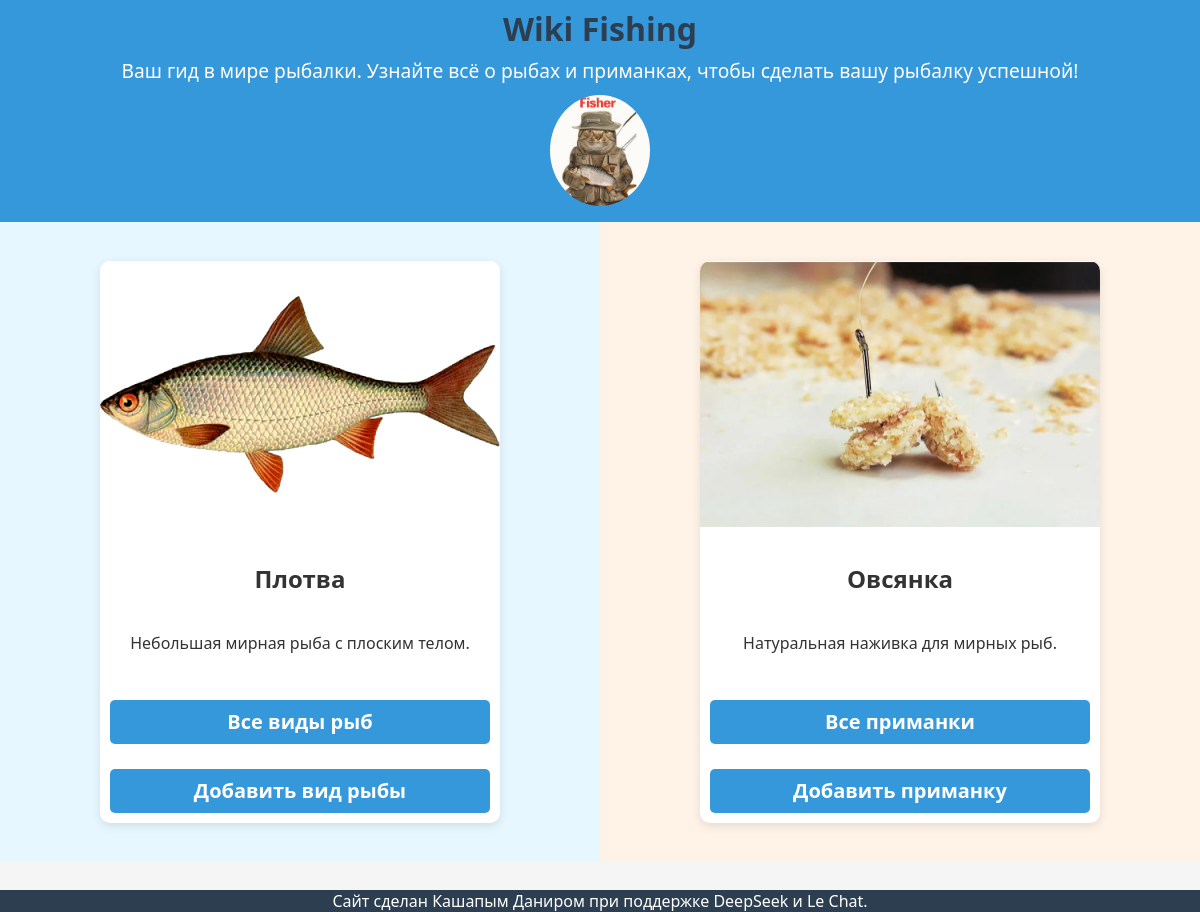
The page / on the database its author committed.
### fish_app/models.py (models this page shows, shortened)
class Fish(models.Model):
    FISH_TYPE_CHOICES = [
        ('predator', 'Хищник'),
        ('peaceful', 'Мирная'),
        ('omnivore', 'Всеядная'),
    ]
    WATER_TYPE_CHOICES = [
        ('fresh', 'Пресная'),
        ('salt', 'Солёная'),
        ('brackish', 'Солоноватая'),
    ]
    SEASON_ACTIVITY_CHOICES = [
        ('winter', 'Зима'),
        ('spring', 'Весна'),
        ('summer', 'Лето'),
        ('autumn', 'Осень'),
        ('all_season', 'Круглый год'),
    ]
    BEST_CATCH_TIME_CHOICES = [
        ('morning', 'Утро'),
        ('afternoon', 'День'),
        ('evening', 'Вечер'),
        ('night', 'Ночь'),
        ('all_day', 'Круглые сутки'),
    ]
    name = models.CharField(max_length=50, verbose_name="Название рыбы")
    scientific_name = models.CharField(max_length=100, verbose_name="Научное название", blank=True)
    type = models.CharField(
        max_length=10,
        choices=FISH_TYPE_CHOICES,
        verbose_name="Тип питания"
    )
    description = models.TextField(verbose_name="Описание", blank=True)
    image = models.ImageField(
        upload_to='fish/',
        verbose_name="Изображение",
        blank=True,
        null=True
    )
    habitat = models.CharField(
        max_length=20,
        choices=WATER_TYPE_CHOICES,
        verbose_name="Тип воды",
        default='fresh',
        blank=True
    )
    area = models.CharField(max_length=100, verbose_name="Ареал обитания", blank=True)
    season_activity = models.CharField(
        max_length=10,
        choices=SEASON_ACTIVITY_CHOICES,
        verbose_name="Сезон активности",
        blank=True
    )
    best_catch_time = models.CharField(
        max_length=100,
        verbose_name="Лучшее время для ловли",
        choices=BEST_CATCH_TIME_CHOICES,
        help_text="Например: утро, день, вечер, ночь",
        blank=True
    )
    optimal_temperature = models.IntegerField(
        verbose_name="Оптимальная температура воды (°C)",
        null=True,
        blank=True
    )
    temperature_range = models.CharField(
        max_length=50,
        verbose_name="Диапазон температур активности (°C)",
        help_text="Например: 15-22",
        blank=True
    )
    is_red_book = models.BooleanField(verbose_name="В Красной книге", default=False)
    avg_weight = models.FloatField(verbose_name="Средний вес (кг)", null=True, blank=True)
    max_weight = models.FloatField(verbose_name="Максимальный вес (кг)", null=True, blank=True)
    avg_length = models.FloatField(verbose_name="Средняя длина (см)", null=True, blank=True)
    class Meta:
        verbose_name = "Рыба"
        verbose_name_plural = "Рыбы"
        ordering = ['name']  # Сортировка по названию по умолчанию

class Bait(models.Model):
    BAIT_TYPE_CHOICES = [
        ('bait', 'Наживка'),
        ('feed', 'Прикормка'),
        ('lure', 'Искусственная приманка'),
    ]
    PRICE_CATEGORY_CHOICES = [
        ('low', 'Низкая'),
        ('medium', 'Средняя'),
        ('high', 'Высокая'),
    ]
    TARGET_FISH_CHOICES = [
        ('universal', 'Универсальная'),
        ('predator', 'Для хищников'),
        ('peaceful', 'Для мирных рыб'),
    ]
    name = models.CharField(max_length=50, verbose_name="Название")
    type = models.CharField(
        max_length=10,
        choices=BAIT_TYPE_CHOICES,
        verbose_name="Тип приманки",
    )
    description = models.TextField(verbose_name="Описание", blank=True)
    image = models.ImageField(
        upload_to='baits/',
        verbose_name="Изображение",
        blank=True,
        null=True
    )
    target_fish = models.CharField(
        max_length=10,
        choices=TARGET_FISH_CHOICES,
        verbose_name="Целевая рыба",
        default='universal',
    )
    price_category = models.CharField(
        max_length=10,
        choices=PRICE_CATEGORY_CHOICES,
        verbose_name="Категория цены",
        default='medium',
    )
    rating = models.PositiveSmallIntegerField(
        verbose_name="Рейтинг (1-5)",
        null=True,
        blank=True,
        validators=[MinValueValidator(1), MaxValueValidator(5)],
    )
    class Meta:
        verbose_name = "Приманка"
        verbose_name_plural = "Приманки"
        ordering = ['type', 'name']

### fish_app/views.py (the view)
# urls.py: path('', views.index, name='index'),
def index(request):
    fish_count = Fish.objects.count()
    bait_count = Bait.objects.count()
    random_fish = Fish.objects.all()[random.randint(0, fish_count - 1)] if fish_count > 0 else None
    random_bait = Bait.objects.all()[random.randint(0, bait_count - 1)] if bait_count > 0 else None
    return render(request, 'index.html', {
        'random_fish': random_fish,
        'random_bait': random_bait
    })

### templates/index.html
{% extends 'base.html' %}
{% load static %}
{% block content %}
<div class="main-container">
    <div class="half-section fish-section">
        <div class="feature-card">
            <img src="{% if random_fish.image %}{{ random_fish.image.url }}{% else %}{% static 'images/default-fish.png' %}{% endif %}"
                 alt="{{ random_fish.name }}">
            <div class="card-content">
                <h2>{{ random_fish.name }}</h2>
                <p>{{ random_fish.description|truncatewords:20 }}</p>
            </div>
            <a href="{% url 'fish_list' %}" class="btn">Все виды рыб</a>
            <a href="{% url 'add_fish' %}" class="btn">Добавить вид рыбы</a>
        </div>
    </div>
    <div class="half-section bait-section">
        <div class="feature-card">
            <img src="{% if random_bait.image %}{{ random_bait.image.url }}{% else %}{% static 'images/default-bait.png' %}{% endif %}"
                alt="{{ random_bait.name }}">
            <div class="card-content">
                <h2>{{ random_bait.name }}</h2>
                <p>{{ random_bait.description|truncatewords:20 }}</p>
            </div>
            <a href="{% url 'bait_list' %}" class="btn">Все приманки</a>
            <a href="{% url 'add_bait' %}" class="btn">Добавить приманку</a>
        </div>
    </div>
</div>
{% endblock %}

### static/css/styles.css (style rules this page uses)
body { font-family: 'Segoe UI', Tahoma, Geneva, Verdana, sans-serif; margin: 0; padding: 0; background-color: #f5f5f5; color: #333; line-height: 1.4; }
.feature-card, .fish-card, .bait-card { background: white; border-radius: 10px; box-shadow: 0 3px 10px rgba(0,0,0,0.1); overflow: hidden; transition: transform 0.3s ease; display: flex; flex-direction: column; }
.card-content, .fish-card-content, .bait-card-content { flex-grow: 1; display: flex; flex-direction: column; justify-content: space-between; padding: 15px 20px; }
.btn { display: inline-block; padding: 10px 20px; margin: 10px; margin-top: 15px; background-color: #3498db; box-sizing: border-box; border: none; border-radius: 5px; color: white; font-weight: bold; font-family: 'Segoe UI', Tahoma, Geneva, Verdana, sans-serif; line-height: 19.2px; font-size: 20px; transition: background-color 0.3s; cursor: pointer; text-align: center; text-decoration: none; line-height: 1.2; }
button.btn, a.btn { appearance: none; -webkit-appearance: none; -moz-appearance: none; }
.main-container { display: flex; min-height: 80vh; }
.half-section { flex: 1; padding: 20px; display: flex; justify-content: center; align-items: center; }
.fish-section { background-color: #e6f7ff; }
.bait-section { background-color: #fff2e6; }
.feature-card { max-width: 400px; text-align: center; line-height: 1.4; }

### rows shown on the page
Fish: name "Плотва", description "Небольшая мирная рыба с плоским телом."
Bait: name "Овсянка", description "Натуральная наживка для мирных рыб."
